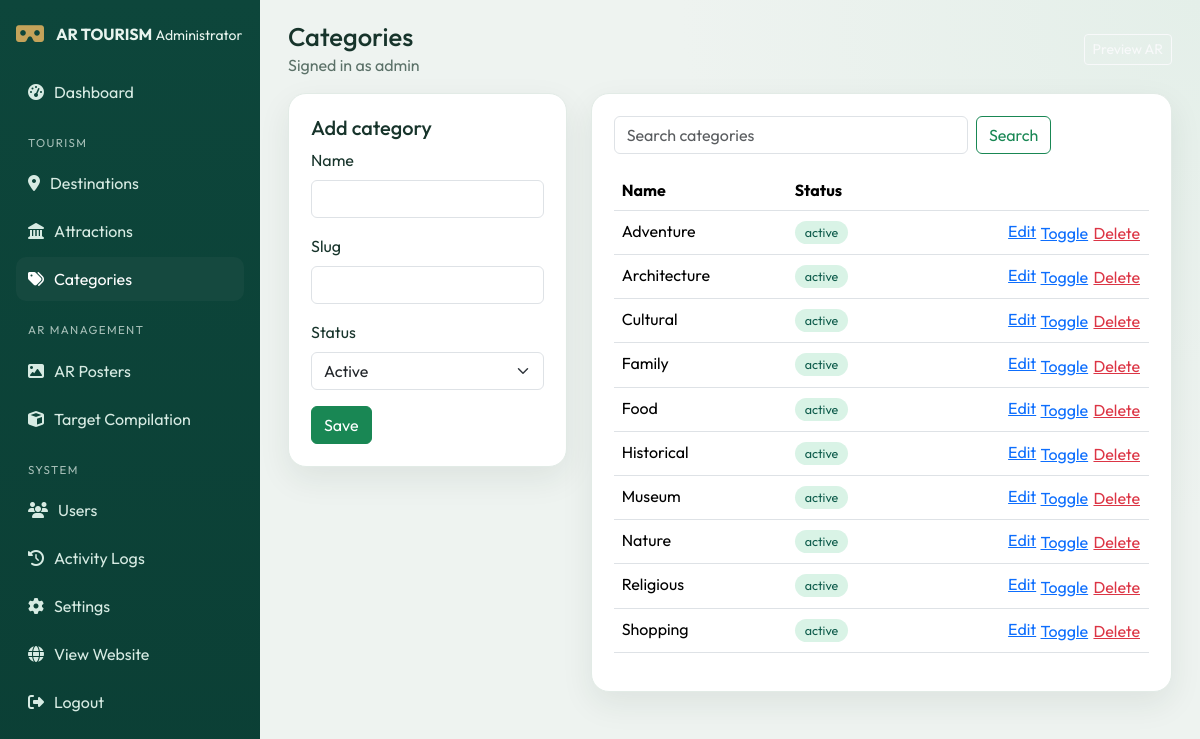
Page /admin/categories/index.php (signed in) on the committed database.
### tables this page shows
CREATE TABLE users (
    id INT UNSIGNED AUTO_INCREMENT PRIMARY KEY,
    username VARCHAR(100) NOT NULL UNIQUE,
    email VARCHAR(190) NULL UNIQUE,
    password_hash VARCHAR(255) NOT NULL,
    role ENUM('admin','visitor') NOT NULL DEFAULT 'admin',
    status ENUM('active','inactive') NOT NULL DEFAULT 'active',
    last_login DATETIME NULL,
    created_at TIMESTAMP DEFAULT CURRENT_TIMESTAMP,
    INDEX (status)
);

CREATE TABLE categories (
    id INT UNSIGNED AUTO_INCREMENT PRIMARY KEY,
    name VARCHAR(120) NOT NULL UNIQUE,
    slug VARCHAR(140) NOT NULL UNIQUE,
    status ENUM('active','inactive') DEFAULT 'active',
    created_at TIMESTAMP DEFAULT CURRENT_TIMESTAMP,
    INDEX (status)
);

### includes/auth.php (called while the page is built, shortened)
<?php
require_once __DIR__ . '/database.php';
function current_admin(): ?array
{
    static $admin = false;
    if ($admin !== false) {
        return $admin;
    }
    $stmt = db()->prepare("SELECT * FROM users WHERE id = ? AND role = 'admin' AND status = 'active' LIMIT 1");
    $stmt->execute([(int) $_SESSION['admin_id']]);
    $admin = $stmt->fetch() ?: null;
    return $admin;
}
function require_admin(): void
{
    if (!current_admin()) {
        $next = urlencode((string) ($_SERVER['REQUEST_URI'] ?? 'index.php'));
        header('Location: ' . admin_url('login.php?next=' . $next));
        exit;
    }
}
function admin_url(string $path = ''): string
{
    $base = BASE_PATH === '' ? '' : BASE_PATH;
    return $base . '/admin/' . ltrim($path, '/');
}

### includes/database.php (called while the page is built, shortened)
<?php
function db(): PDO
{
    static $pdo = null;
    if ($pdo instanceof PDO) {
        return $pdo;
    }
    $dsn = 'mysql:host=' . DB_HOST . ';dbname=' . DB_NAME . ';charset=utf8mb4';
    $pdo = new PDO($dsn, DB_USER, DB_PASS, [
        PDO::ATTR_ERRMODE => PDO::ERRMODE_EXCEPTION,
        PDO::ATTR_DEFAULT_FETCH_MODE => PDO::FETCH_ASSOC,
        PDO::ATTR_EMULATE_PREPARES => false,
    ]);
    $pdo->exec("SET NAMES utf8mb4 COLLATE utf8mb4_unicode_ci");
    return $pdo;
}

### admin/categories/index.php (the view, shortened to what this page needs)
<?php
require_once __DIR__ . '/../../includes/functions.php';
$pageTitle = 'Categories';
$adminSection = 'categories';
$q = str_param('q');
$sql = 'SELECT * FROM categories';
$params = [];
$sql .= ' ORDER BY name';
$stmt = db()->prepare($sql);
$stmt->execute($params);
$items = $stmt->fetchAll();
$edit = ['id' => 0, 'name' => '', 'slug' => '', 'status' => 'active'];
require __DIR__ . '/../../includes/admin-header.php';
?>
<div class="row g-4">
    <div class="col-lg-4">
        <div class="admin-card">
            <h2 class="h5"><?= $edit['id'] ? 'Edit category' : 'Add category' ?></h2>
            <form method="post">
                <div class="mb-3"><label class="form-label">Name</label><input class="form-control" name="name" value="<?= e($edit['name']) ?>" required></div>
                <div class="mb-3"><label class="form-label">Slug</label><input class="form-control" name="slug" value="<?= e($edit['slug']) ?>"></div>
                <div class="mb-3"><label class="form-label">Status</label>
                    <select class="form-select" name="status">
                        <option value="active" <?= $edit['status'] === 'active' ? 'selected' : '' ?>>Active</option>
                    </select>
                </div>
                <button class="btn btn-success">Save</button>
            </form>
        </div>
    </div>
    <div class="col-lg-8">
        <div class="admin-card">
            <form class="row g-2 mb-3" method="get">
                <div class="col-8"><input class="form-control" name="q" value="<?= e($q) ?>" placeholder="Search categories"></div>
                <div class="col-4"><button class="btn btn-outline-success">Search</button></div>
            </form>
            <table class="table">
                <thead><tr><th>Name</th><th>Status</th><th></th></tr></thead>
                <tbody>
                <?php foreach ($items as $item): ?>
                    <tr>
                        <td><?= e($item['name']) ?></td>
                        <td><?= status_badge($item['status']) ?></td>
                        <td class="text-end">
                            <a href="?edit=<?= (int) $item['id'] ?>">Edit</a>
                            <form class="d-inline" method="post">
                                <button class="btn btn-link p-0">Toggle</button>
                            </form>
                            <form class="d-inline js-confirm" method="post">
                                <button class="btn btn-link text-danger p-0">Delete</button>
                            </form>
                        </td>
                    </tr>
                <?php endforeach; ?>
                </tbody>
            </table>
        </div>
    </div>
</div>
<?php require __DIR__ . '/../../includes/admin-footer.php'; ?>

### includes/admin-header.php (shortened to what this page needs)
<?php
require_once __DIR__ . '/functions.php';
require_admin();
$admin = current_admin();
$pageTitle = $pageTitle ?? 'Dashboard';
$adminSection = $adminSection ?? '';
?>
<!doctype html>
<html lang="en">
<head>
    <link href="https://cdn.jsdelivr.net/npm/bootstrap@5.3.3/dist/css/bootstrap.min.css" rel="stylesheet">
    <link href="https://cdnjs.cloudflare.com/ajax/libs/font-awesome/6.5.2/css/all.min.css" rel="stylesheet">
    <link rel="stylesheet" href="<?= e(asset('css/admin.css')) ?>">
</head>
<body class="admin-body">
<aside class="admin-sidebar offcanvas-lg offcanvas-start" id="adminSidebar" tabindex="-1">
    <div class="sidebar-brand">
        <i class="fa-solid fa-vr-cardboard"></i>
        <div>
            <strong>AR TOURISM</strong>
            <small>Administrator</small>
        </div>
    </div>
    <nav class="sidebar-nav">
        <a class="<?= $adminSection === 'dashboard' ? 'active' : '' ?>" href="<?= e(admin_url('index.php')) ?>"><i class="fa-solid fa-gauge-high"></i> Dashboard</a>
        <p class="nav-label">Tourism</p>
        <a class="<?= $adminSection === 'destinations' ? 'active' : '' ?>" href="<?= e(admin_url('destinations/index.php')) ?>"><i class="fa-solid fa-location-dot"></i> Destinations</a>
        <a class="<?= $adminSection === 'attractions' ? 'active' : '' ?>" href="<?= e(admin_url('attractions/index.php')) ?>"><i class="fa-solid fa-landmark"></i> Attractions</a>
        <a class="<?= $adminSection === 'categories' ? 'active' : '' ?>" href="<?= e(admin_url('categories/index.php')) ?>"><i class="fa-solid fa-tags"></i> Categories</a>
        <p class="nav-label">AR Management</p>
        <a class="<?= $adminSection === 'posters' ? 'active' : '' ?>" href="<?= e(admin_url('ar-posters/index.php')) ?>"><i class="fa-solid fa-image"></i> AR Posters</a>
        <a class="<?= $adminSection === 'compile' ? 'active' : '' ?>" href="<?= e(admin_url('ar-posters/compile.php')) ?>"><i class="fa-solid fa-cube"></i> Target Compilation</a>
        <p class="nav-label">System</p>
        <a class="<?= $adminSection === 'users' ? 'active' : '' ?>" href="<?= e(admin_url('users/index.php')) ?>"><i class="fa-solid fa-users"></i> Users</a>
        <a class="<?= $adminSection === 'logs' ? 'active' : '' ?>" href="<?= e(admin_url('logs/index.php')) ?>"><i class="fa-solid fa-clock-rotate-left"></i> Activity Logs</a>
        <a class="<?= $adminSection === 'settings' ? 'active' : '' ?>" href="<?= e(admin_url('settings/index.php')) ?>"><i class="fa-solid fa-gear"></i> Settings</a>
        <a href="<?= e(url('index.php')) ?>"><i class="fa-solid fa-globe"></i> View Website</a>
        <a href="<?= e(admin_url('logout.php')) ?>"><i class="fa-solid fa-right-from-bracket"></i> Logout</a>
    </nav>
</aside>
<div class="admin-main">
    <header class="admin-top">
        <div>
            <h1><?= e($pageTitle) ?></h1>
            <p>Signed in as <?= e($admin['username'] ?? 'admin') ?></p>
        </div>
        <a class="btn btn-outline-light btn-sm" href="<?= e(url('ar.php')) ?>">Preview AR</a>
    </header>
    <div class="admin-content">

### includes/functions.php (shortened to what this page needs)
<?php
require_once __DIR__ . '/database.php';
require_once __DIR__ . '/auth.php';
function e(mixed $value): string
{
    return htmlspecialchars((string) $value, ENT_QUOTES | ENT_SUBSTITUTE, 'UTF-8');
}
function url(string $path = ''): string
{
    $base = BASE_PATH === '' ? '' : BASE_PATH;
    return $base . '/' . ltrim($path, '/');
}
function asset(string $path): string
{
    return url('assets/' . ltrim($path, '/')) . '?v=' . ASSET_VERSION;
}
function str_param(string $key, string $default = ''): string
{
    return trim((string) ($_GET[$key] ?? $_POST[$key] ?? $default));
}
function status_badge(string $status): string
{
    $class = $status === 'active' || $status === 'READY' ? 'badge-ok' : 'badge-warn';
    return '<span class="badge-status ' . $class . '">' . e($status) . '</span>';
}

### assets/css/admin.css (style rules this page uses)
:root { --green: #0f5c4c; --green-dark: #0b3f35; --gold: #c4a35a; --ink: #17342b; }
body.admin-body { margin: 0; font-family: "Outfit", sans-serif; background: radial-gradient(circle at 100% 0%, #e4efe9 0, transparent 36%), #eef3f0; color: var(--ink); }
.admin-sidebar { width: 260px; background: linear-gradient(180deg, #0d463b, var(--green-dark)); color: #e8f4ee; min-height: 100vh; position: fixed; inset: 0 auto 0 0; padding: 22px 16px; z-index: 10; }
.sidebar-brand { display: flex; gap: 12px; align-items: center; margin-bottom: 24px; }
.sidebar-brand i { font-size: 1.4rem; color: var(--gold); }
.sidebar-nav { display: grid; gap: 4px; }
.sidebar-nav a { color: #d7ebe3; text-decoration: none; padding: 10px 12px; border-radius: 10px; display: flex; gap: 10px; align-items: center; }
.sidebar-nav a.active, .sidebar-nav a:hover { background: #15493f; color: #fff; }
.nav-label { margin: 16px 12px 6px; font-size: 0.72rem; letter-spacing: 0.12em; text-transform: uppercase; opacity: 0.7; }
.admin-main { margin-left: 260px; min-height: 100vh; }
.admin-top { display: flex; justify-content: space-between; align-items: center; padding: 22px 28px 8px; }
.admin-top h1 { font-size: 1.6rem; margin: 0; }
.admin-top p { margin: 0; color: #5b7168; }
.admin-content { padding: 8px 28px 40px; }
.stat-card, .admin-card { background: #fff; border-radius: 18px; padding: 20px; box-shadow: 0 12px 32px rgba(23, 52, 43, 0.08); border: 1px solid #e2ebe6; }
.admin-card { padding: 22px; }
.badge-status { border-radius: 999px; padding: 4px 10px; font-size: 0.78rem; }
.badge-ok { background: #d9f3e6; color: #0f5c4c; }

### rows in the picture
users: username "admin"
categories: name "Adventure", status "active"
categories: name "Architecture", status "active"
categories: name "Cultural", status "active"
categories: name "Family", status "active"
categories: name "Food", status "active"
categories: name "Historical", status "active"
categories: name "Museum", status "active"
categories: name "Nature", status "active"
categories: name "Religious", status "active"
categories: name "Shopping", status "active"

### other values in the picture
$pageTitle "Categories"
